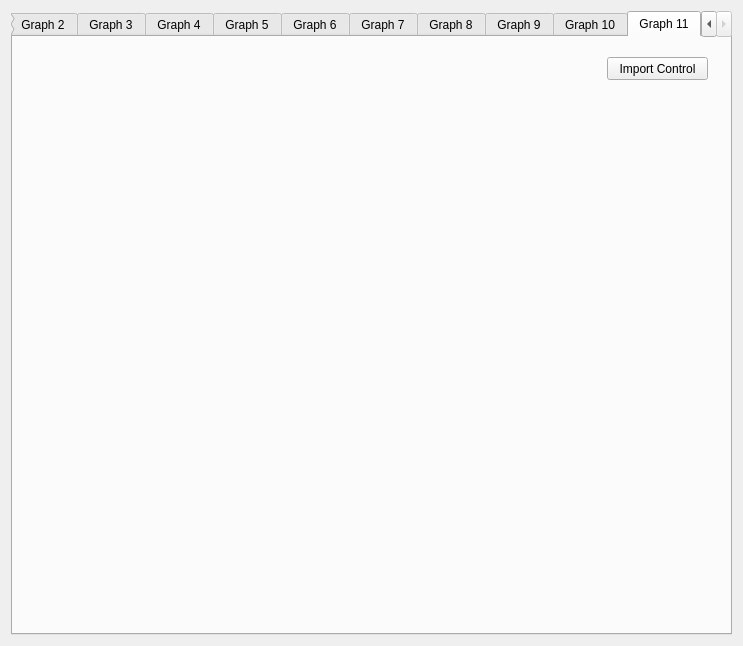
<?xml version="1.0" encoding="UTF-8"?>
<ui version="4.0">
 <class>Dialog</class>
 <widget class="QDialog" name="Dialog">
  <property name="geometry">
   <rect>
    <x>0</x>
    <y>0</y>
    <width>743</width>
    <height>646</height>
   </rect>
  </property>
  <property name="windowTitle">
   <string>Dialog</string>
  </property>
  <layout class="QHBoxLayout" name="horizontalLayout">
   <item>
    <widget class="QTabWidget" name="tabWidget">
     <property name="currentIndex">
      <number>10</number>
     </property>
     <widget class="QWidget" name="Window">
      <attribute name="title">
       <string>Graph 1</string>
      </attribute>
      <widget class="QCustomPlot" name="plot1" native="true">
       <property name="geometry">
        <rect>
         <x>0</x>
         <y>0</y>
         <width>721</width>
         <height>601</height>
        </rect>
       </property>
       <widget class="QPushButton" name="pushButton">
        <property name="geometry">
         <rect>
          <x>630</x>
          <y>10</y>
          <width>81</width>
          <height>23</height>
         </rect>
        </property>
        <property name="text">
         <string>Import Control</string>
        </property>
       </widget>
      </widget>
     </widget>
     <widget class="QWidget" name="tab2">
      <attribute name="title">
       <string>Graph 2</string>
      </attribute>
      <widget class="QCustomPlot" name="plot2" native="true">
       <property name="geometry">
        <rect>
         <x>0</x>
         <y>0</y>
         <width>721</width>
         <height>601</height>
        </rect>
       </property>
       <widget class="QPushButton" name="pushButton_2">
        <property name="geometry">
         <rect>
          <x>624</x>
          <y>10</y>
          <width>81</width>
          <height>23</height>
         </rect>
        </property>
        <property name="text">
         <string>Import Control</string>
        </property>
       </widget>
      </widget>
     </widget>
     <widget class="QWidget" name="tab3">
      <attribute name="title">
       <string>Graph 3</string>
      </attribute>
      <widget class="QCustomPlot" name="plot3" native="true">
       <property name="geometry">
        <rect>
         <x>0</x>
         <y>0</y>
         <width>721</width>
         <height>601</height>
        </rect>
       </property>
       <widget class="QPushButton" name="pushButton_3">
        <property name="geometry">
         <rect>
          <x>614</x>
          <y>10</y>
          <width>91</width>
          <height>23</height>
         </rect>
        </property>
        <property name="text">
         <string>Import Control</string>
        </property>
       </widget>
      </widget>
     </widget>
     <widget class="QWidget" name="tab4">
      <attribute name="title">
       <string>Graph 4</string>
      </attribute>
      <widget class="QCustomPlot" name="plot4" native="true">
       <property name="geometry">
        <rect>
         <x>0</x>
         <y>0</y>
         <width>721</width>
         <height>601</height>
        </rect>
       </property>
       <widget class="QPushButton" name="pushButton_4">
        <property name="geometry">
         <rect>
          <x>624</x>
          <y>10</y>
          <width>81</width>
          <height>23</height>
         </rect>
        </property>
        <property name="text">
         <string>Import Control</string>
        </property>
       </widget>
      </widget>
     </widget>
     <widget class="QWidget" name="tab5">
      <attribute name="title">
       <string>Graph 5</string>
      </attribute>
      <widget class="QCustomPlot" name="plot5" native="true">
       <property name="geometry">
        <rect>
         <x>0</x>
         <y>0</y>
         <width>721</width>
         <height>601</height>
        </rect>
       </property>
       <widget class="QPushButton" name="pushButton_5">
        <property name="geometry">
         <rect>
          <x>614</x>
          <y>10</y>
          <width>91</width>
          <height>23</height>
         </rect>
        </property>
        <property name="text">
         <string>Import Control</string>
        </property>
       </widget>
      </widget>
     </widget>
     <widget class="QWidget" name="tab6">
      <attribute name="title">
       <string>Graph 6</string>
      </attribute>
      <widget class="QCustomPlot" name="plot6" native="true">
       <property name="geometry">
        <rect>
         <x>0</x>
         <y>0</y>
         <width>721</width>
         <height>601</height>
        </rect>
       </property>
       <widget class="QPushButton" name="pushButton_6">
        <property name="geometry">
         <rect>
          <x>604</x>
          <y>20</y>
          <width>91</width>
          <height>23</height>
         </rect>
        </property>
        <property name="text">
         <string>Import Control</string>
        </property>
       </widget>
      </widget>
     </widget>
     <widget class="QWidget" name="tab7">
      <attribute name="title">
       <string>Graph 7</string>
      </attribute>
      <widget class="QCustomPlot" name="plot7" native="true">
       <property name="geometry">
        <rect>
         <x>0</x>
         <y>0</y>
         <width>721</width>
         <height>601</height>
        </rect>
       </property>
       <widget class="QPushButton" name="pushButton_7">
        <property name="geometry">
         <rect>
          <x>594</x>
          <y>20</y>
          <width>91</width>
          <height>23</height>
         </rect>
        </property>
        <property name="text">
         <string>Import Control</string>
        </property>
       </widget>
      </widget>
     </widget>
     <widget class="QWidget" name="tab8">
      <attribute name="title">
       <string>Graph 8</string>
      </attribute>
      <widget class="QCustomPlot" name="plot8" native="true">
       <property name="geometry">
        <rect>
         <x>0</x>
         <y>0</y>
         <width>721</width>
         <height>601</height>
        </rect>
       </property>
       <widget class="QPushButton" name="pushButton_8">
        <property name="geometry">
         <rect>
          <x>594</x>
          <y>20</y>
          <width>101</width>
          <height>23</height>
         </rect>
        </property>
        <property name="text">
         <string>Import Control</string>
        </property>
       </widget>
      </widget>
     </widget>
     <widget class="QWidget" name="tab9">
      <attribute name="title">
       <string>Graph 9</string>
      </attribute>
      <widget class="QCustomPlot" name="plot9" native="true">
       <property name="geometry">
        <rect>
         <x>0</x>
         <y>0</y>
         <width>721</width>
         <height>601</height>
        </rect>
       </property>
       <widget class="QPushButton" name="pushButton_9">
        <property name="geometry">
         <rect>
          <x>600</x>
          <y>20</y>
          <width>91</width>
          <height>23</height>
         </rect>
        </property>
        <property name="text">
         <string>Import Control</string>
        </property>
       </widget>
      </widget>
     </widget>
     <widget class="QWidget" name="tab10">
      <attribute name="title">
       <string>Graph 10</string>
      </attribute>
      <widget class="QCustomPlot" name="plot10" native="true">
       <property name="geometry">
        <rect>
         <x>0</x>
         <y>0</y>
         <width>721</width>
         <height>601</height>
        </rect>
       </property>
       <widget class="QPushButton" name="pushButton_10">
        <property name="geometry">
         <rect>
          <x>594</x>
          <y>20</y>
          <width>101</width>
          <height>23</height>
         </rect>
        </property>
        <property name="text">
         <string>Import Control</string>
        </property>
       </widget>
      </widget>
     </widget>
     <widget class="QWidget" name="tab11">
      <attribute name="title">
       <string>Graph 11</string>
      </attribute>
      <widget class="QCustomPlot" name="plot11" native="true">
       <property name="geometry">
        <rect>
         <x>0</x>
         <y>0</y>
         <width>721</width>
         <height>601</height>
        </rect>
       </property>
       <widget class="QPushButton" name="pushButton_11">
        <property name="geometry">
         <rect>
          <x>594</x>
          <y>20</y>
          <width>101</width>
          <height>23</height>
         </rect>
        </property>
        <property name="text">
         <string>Import Control</string>
        </property>
       </widget>
      </widget>
     </widget>
    </widget>
   </item>
  </layout>
 </widget>
 <layoutdefault spacing="6" margin="11"/>
 <customwidgets>
  <customwidget>
   <class>QCustomPlot</class>
   <extends>QWidget</extends>
   <header>qcustomplot.h</header>
   <container>1</container>
  </customwidget>
 </customwidgets>
 <resources/>
 <connections/>
</ui>
